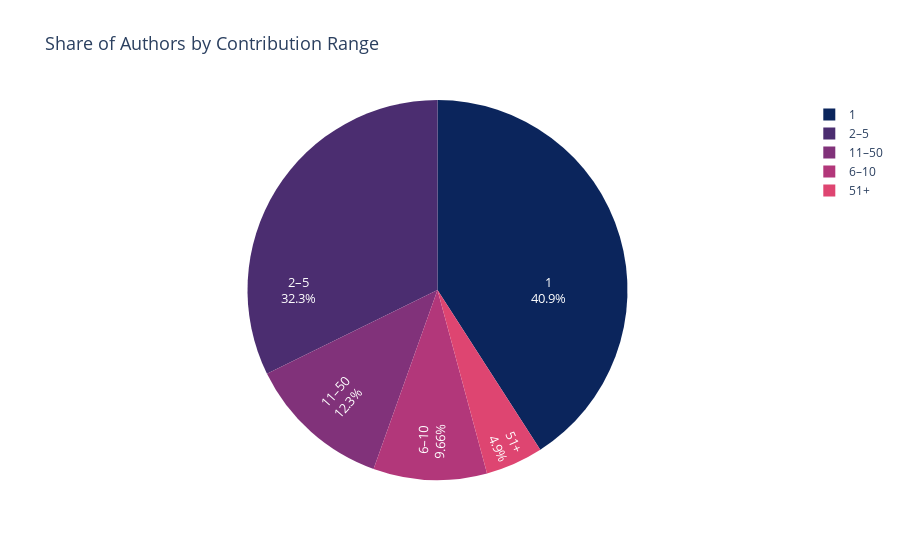

Notebook code cell kept with this figure:
### Code cell
groups = [
    ("1", bins.loc[bins["Contributions"] == 1, "Authors"].sum()),
    ("2–5", bins.loc[(bins["Contributions"] >= 2) & (bins["Contributions"] <= 5), "Authors"].sum()),
    ("6–10", bins.loc[(bins["Contributions"] >= 6) & (bins["Contributions"] <= 10), "Authors"].sum()),
    ("11–50", bins.loc[(bins["Contributions"] >= 11) & (bins["Contributions"] <= 50), "Authors"].sum()),
    ("51+", bins.loc[bins["Contributions"] > 50, "Authors"].sum())
]

pie_data = pd.DataFrame(groups, columns=["Contribution Range", "Authors"])

fig = px.pie(
    pie_data,
    names="Contribution Range",
    values="Authors",
    color_discrete_sequence=colors,
    title="Share of Authors by Contribution Range"
)

fig.update_traces(
    textinfo="label+percent",
    insidetextorientation="radial",
    textfont_size=13
)

fig.update_layout(
    title_font_size=18,
    plot_bgcolor="white"
)

fig.show()

### Figure 1 — Plotly figure (JSON) as saved in the notebook; plotly's stock layout.template omitted (floating-point values rounded to 4 significant figures)
{"data": [{"domain": {"x": [0, 1], "y": [0, 1]}, "hovertemplate": "Contribution Range=%{label}<br>Authors=%{value}<extra></extra>", "insidetextorientation": "radial", "labels": ["1", "2–5", "6–10", "11–50", "51+"], "legendgroup": "", "name": "", "showlegend": true, "textfont": {"size": 13}, "textinfo": "label+percent", "type": "pie", "values": [155428, 122611, 36720, 46632, 18609]}], "layout": {"legend": {"tracegroupgap": 0}, "piecolorway": ["#0b255c", "#4b2d70", "#81327a", "#b2377a", "#de4571", "#ff6060"], "plot_bgcolor": "white", "title": {"font": {"size": 18}, "text": "Share of Authors by Contribution Range"}}}
